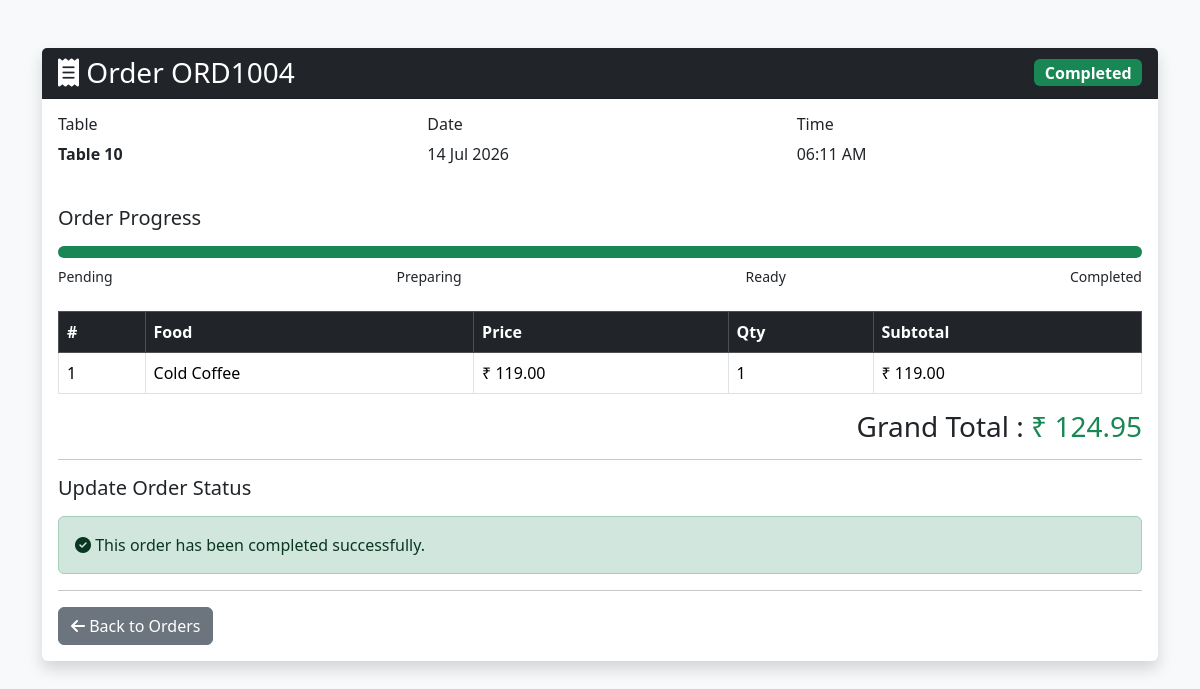
The app's page /admin-panel/orders/4/ (signed in) with its own data.
### orders/models.py (models this page shows, shortened)
class Order(models.Model):
    STATUS = (
        ('Pending', 'Pending'),
        ('Preparing', 'Preparing'),
        ('Ready', 'Ready'),
        ('Completed', 'Completed'),
    )
    table = models.ForeignKey(RestaurantTable, on_delete=models.CASCADE)
    order_number = models.CharField(max_length=20, unique=True)
    order_date = models.DateTimeField(auto_now_add=True)
    status = models.CharField(max_length=20, choices=STATUS, default='Pending')
    total_amount = models.DecimalField(max_digits=10, decimal_places=2, default=0)

class RestaurantTable(models.Model):
    table_number = models.IntegerField(unique=True)
    STATUS = (
        ('Available','Available'),
        ('Occupied','Occupied'),
    )
    status = models.CharField(
        max_length=20,
        choices=STATUS,
        default='Available'
    )
    qr_code = models.ImageField(
        upload_to="qr_codes/",
        blank=True,
        null=True
    )

class OrderItem(models.Model):
    order = models.ForeignKey(Order, on_delete=models.CASCADE)
    food = models.ForeignKey(Food, on_delete=models.CASCADE)
    quantity = models.PositiveIntegerField(default=1)
    price = models.DecimalField(max_digits=8, decimal_places=2)
    subtotal = models.DecimalField(max_digits=10, decimal_places=2)

### menu/models.py (models this page shows, shortened)
class Food(models.Model):
    category = models.ForeignKey(Category, on_delete=models.CASCADE)
    food_name = models.CharField(max_length=100)
    description = models.TextField()
    price = models.DecimalField(max_digits=8, decimal_places=2)
    image = models.ImageField(upload_to='foods/')
    available = models.BooleanField(default=True)

### adminpanel/views.py (the view)
# urls.py: path("orders/<int:id>/", views.order_detail, name="order_detail"),
@login_required(login_url='login')
def order_detail(request, id):
    order = get_object_or_404(
        Order,
        id=id
    )
    items = OrderItem.objects.filter(
        order=order
    ).select_related("food")
    return render(
        request,
        "order_detail.html",
        {
            "order": order,
            "items": items,
        }
    )

### adminpanel/templates/order_detail.html (shortened to what this page needs)
<!DOCTYPE html>
<html lang="en">
<head>
    <link href="https://cdn.jsdelivr.net/npm/bootstrap@5.3.3/dist/css/bootstrap.min.css" rel="stylesheet">
    <link href="https://cdnjs.cloudflare.com/ajax/libs/font-awesome/6.5.2/css/all.min.css" rel="stylesheet">
</head>
<body class="bg-light">
<div class="container py-5">
    <div class="card shadow border-0">
        <div class="card-header bg-dark text-white d-flex justify-content-between align-items-center">
            <h3 class="mb-0">
                <i class="fas fa-receipt"></i>
                Order {{ order.order_number }}
            </h3>
            {% if order.status == "Pending" %}
                <span class="badge bg-danger fs-6">
                    Pending
                </span>
            {% elif order.status == "Preparing" %}
                <span class="badge bg-warning fs-6">
                    Preparing
                </span>
            {% elif order.status == "Ready" %}
                <span class="badge bg-primary fs-6">
                    Ready
                </span>
            {% else %}
                <span class="badge bg-success fs-6">
                    Completed
                </span>
            {% endif %}
        </div>
        <div class="card-body">
            <div class="row mb-4">
                <div class="col-md-4">
                    <h6>Table</h6>
                    <p class="fw-bold">
                        Table {{ order.table.table_number }}
                    </p>
                </div>
                <div class="col-md-4">
                    <h6>Date</h6>
                    <p>
                        {{ order.order_date|date:"d M Y" }}
                    </p>
                </div>
                <div class="col-md-4">
                    <h6>Time</h6>
                    <p>
                        {{ order.order_date|time:"h:i A" }}
                    </p>
                </div>
            </div>
            <h5 class="mb-3">
                Order Progress
            </h5>
            <div class="progress mb-2" style="height:12px;">
                {% if order.status == "Pending" %}
                    <div class="progress-bar bg-danger" style="width:25%;"></div>
                {% elif order.status == "Preparing" %}
                    <div class="progress-bar bg-warning" style="width:50%;"></div>
                {% elif order.status == "Ready" %}
                    <div class="progress-bar bg-primary" style="width:75%;"></div>
                {% else %}
                    <div class="progress-bar bg-success" style="width:100%;"></div>
                {% endif %}
            </div>
            <div class="d-flex justify-content-between mb-4">
                <small>Pending</small>
                <small>Preparing</small>
                <small>Ready</small>
                <small>Completed</small>
            </div>
            <table class="table table-bordered align-middle">
                <thead class="table-dark">
                <tr>
                    <th>#</th>
                    <th>Food</th>
                    <th>Price</th>
                    <th>Qty</th>
                    <th>Subtotal</th>
                </tr>
                </thead>
                <tbody>
                {% for item in items %}
                    <tr>
                        <td>
                            {{ forloop.counter }}
                        </td>
                        <td>
                            {{ item.food.food_name }}
                        </td>
                        <td>
                            ₹ {{ item.price }}
                        </td>
                        <td>
                            {{ item.quantity }}
                        </td>
                        <td>
                            ₹ {{ item.subtotal }}
                        </td>
                    </tr>
                {% endfor %}
                </tbody>
            </table>
            <div class="text-end">
                <h3>
                    Grand Total :
                    <span class="text-success">
                        ₹ {{ order.total_amount }}
                    </span>
                </h3>
            </div>
            <hr>
            <h5 class="mb-3">
                Update Order Status
            </h5>
            {% if order.status == "Pending" %}
                <a href="{% url 'update_order_status' order.id 'Preparing' %}"
                   class="btn btn-warning btn-lg">
                    <i class="fas fa-fire"></i>
                    Start Preparing
                </a>
            {% elif order.status == "Preparing" %}
                <a href="{% url 'update_order_status' order.id 'Ready' %}"
                   class="btn btn-primary btn-lg">
                    <i class="fas fa-bell"></i>
                    Mark Ready
                </a>
            {% elif order.status == "Ready" %}
                <a href="{% url 'update_order_status' order.id 'Completed' %}"
                   class="btn btn-success btn-lg">
                    <i class="fas fa-check-circle"></i>
                    Complete Order
                </a>
            {% else %}
                <div class="alert alert-success">
                    <i class="fas fa-check-circle"></i>
                    This order has been completed successfully.
                </div>
            {% endif %}
            <hr>
            <a href="{% url 'order_list' %}"
               class="btn btn-secondary">
                <i class="fas fa-arrow-left"></i>
                Back to Orders
            </a>
        </div>
    </div>
</div>
</body>
</html>

### records on screen
Order: order_number "ORD1004", table.table_number "10", order_date "14 Jul 2026", order_date "06:11 AM", total_amount "124.95"
OrderItem: food.food_name "Cold Coffee", price "119.00", quantity "1", subtotal "119.00"
